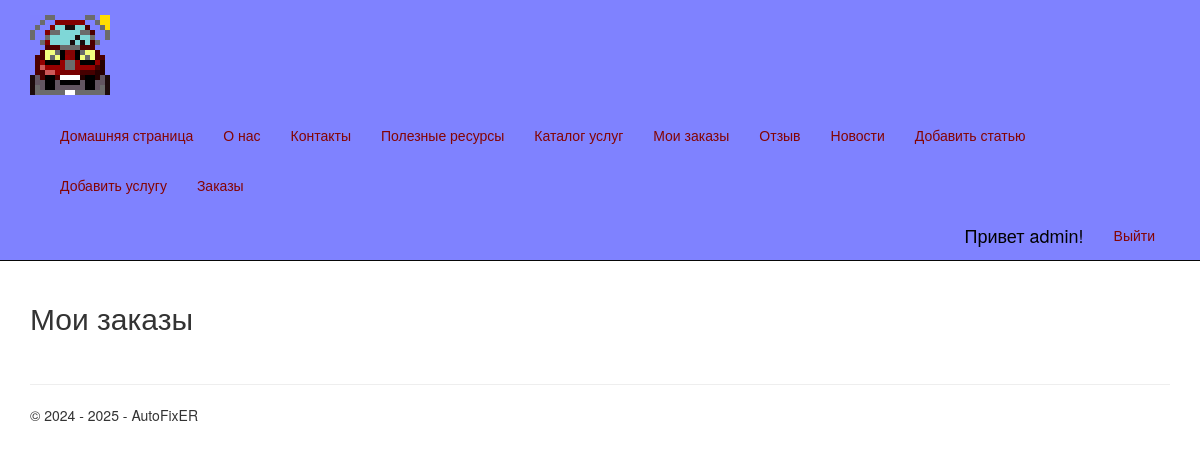
Page /basket/ (signed in) on the earlier database version.
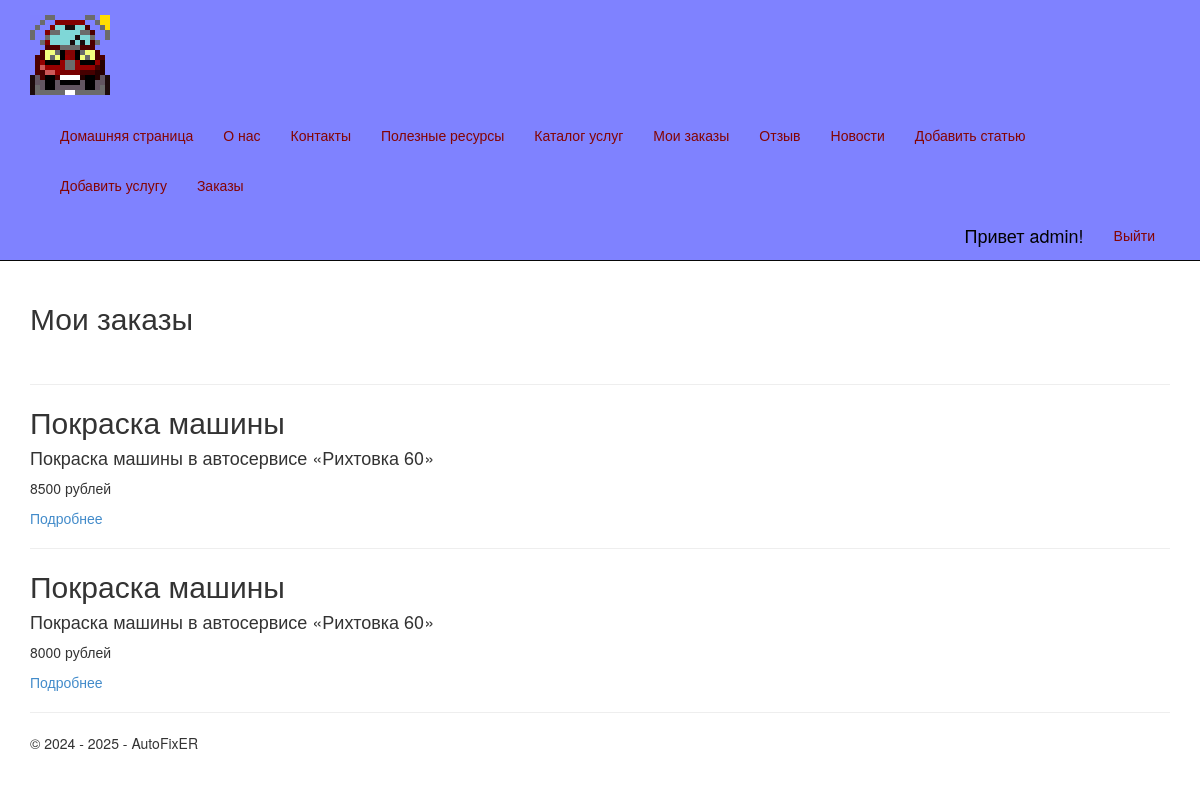
Same page on the later database version.
### app/models.py (models this page shows, shortened)
class Order(models.Model):
    service = models.ForeignKey(Service, null=True, blank=True, on_delete = models.SET_NULL, verbose_name = "Услуга")
    customer = models.ForeignKey(User, null=True, blank=True, on_delete = models.SET_NULL, verbose_name = "Покупатель")
    confrim = models.BooleanField(default=False, verbose_name="Подтвержден")
    ordered = models.DateTimeField(default=datetime.now(), db_index=True, verbose_name="Заказан")
    price = models.IntegerField(default=0, verbose_name="Цена")
    completed = models.BooleanField(default=False, verbose_name="Завершен")
    class Meta:
        db_table = "Orders" # имя таблицы для модели
        ordering = ["-id"] # порядок сортировки данных в модели ("-" означает по убыванию)
        verbose_name = "заказ"
        verbose_name_plural = "заказы"

class Service(models.Model):
    title = models.CharField(max_length=100, verbose_name="Заголовок")
    description = models.TextField(verbose_name="Краткое содержание")
    content = models.TextField(verbose_name="Полное содержание")
    price = models.IntegerField(default=0, verbose_name="Цена")
    image = models.FileField(default='temp.jpg', verbose_name='Путь к картинке')
    category = models.CharField(default='', max_length=100, verbose_name="Категория")
    class Meta:
        db_table = "Services" # имя таблицы для модели
        ordering = ["-price"] # порядок сортировки данных в модели ("-" означает по убыванию)
        verbose_name = "услуга"
        verbose_name_plural = "услуги"

### app/views.py (the view)
# urls.py: path('basket/', views.basket, name='basket'),
def basket(request):
    orders = Order.objects.filter(customer=request.user)
    assert isinstance(request, HttpRequest)
    return render(
        request,
        'app/basket.html',
        {
            'title':'Мои заказы',
            'orders': orders,
            'year':datetime.now().year,
            }
        )

### app/templates/app/basket.html
{% extends "app/layout.html" %}
{% block content %}
<h2>{{ title }}</h2>
<br />
{% for order in orders %}
<hr />
<div class="">
    <h2> {{order.service.title}} </h2>
    <h4> {{order.service.description}} </h4>
    <p> {{order.price}} рублей</p>
    <p><a href="{% url 'orderpost' parametr=order.ordered %}"> Подробнее </a> </p>
</div>
{% endfor %}
{% endblock %}

Differences in the rows shown:
added Order: service "Покраска машины", service.description "Покраска машины в автосервисе «Рихтовка 60»", price "8500"
added Order: service "Покраска машины", service.description "Покраска машины в автосервисе «Рихтовка 60»", price "8000"
